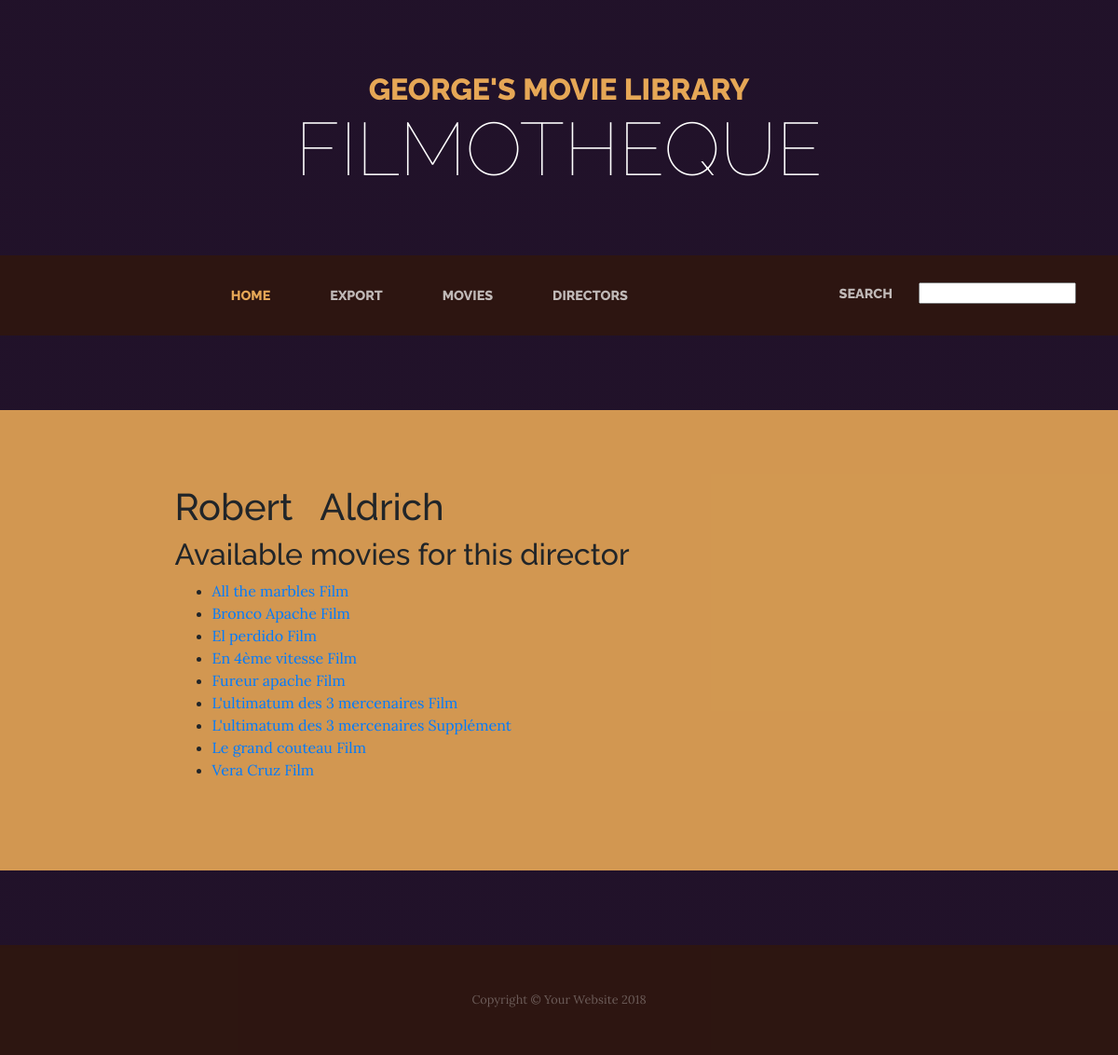
The app's page /moviedb/director/2 with its own data.
### moviedb/models.py (models this page shows, shortened)
class Director(models.Model):
    first_name=models.CharField(max_length=100)
    last_name=models.CharField(max_length=100)
    class Meta:
        ordering=['last_name','first_name']

class Movie(models.Model):
    director = models.ForeignKey(Director, on_delete=models.CASCADE)
    title=models.CharField(max_length=255)
    comment=models.CharField(max_length=255)
    class Meta:
        ordering=['title']

### moviedb/views.py (the view)
# urls.py: url(r'^director/(?P<director_id>[0-9]+)$', views.director_details, name='director_details'),
def director_details(request,director_id):
    director=Director.objects.get(pk=director_id)
    related_movies=Movie.objects.filter(director=director_id)
    context={'director':director, 'related_movies':related_movies}
    template= 'moviedb/director_details.html'
    return render(request, template, context)

### moviedb/templates/moviedb/director_details.html
{% extends 'moviedb/base.html' %}
{% block content %}
  <h1> {{director.first_name}} &nbsp; {{director.last_name}}</h1>
  <h2> Available movies for this director</h2>
  <ul>
  {% for m in related_movies %}
      <li>
      <a href="{% url 'moviedb:movie_details' movie_id=m.id %}">
        {{m.title}} {{m.comment}}
      </a>
      </li>
  {% endfor %}
{% endblock %}

### records on screen
Director: first_name "Robert", last_name "Aldrich"
Movie: title "All the marbles", comment "Film"
Movie: title "Bronco Apache", comment "Film"
Movie: title "El perdido", comment "Film"
Movie: title "En 4ème vitesse", comment "Film"
Movie: title "Fureur apache", comment "Film"
Movie: title "L'ultimatum des 3 mercenaires", comment "Film"
Movie: title "L'ultimatum des 3 mercenaires", comment "Supplément"
Movie: title "Le grand couteau", comment "Film"
Movie: title "Vera Cruz", comment "Film"
